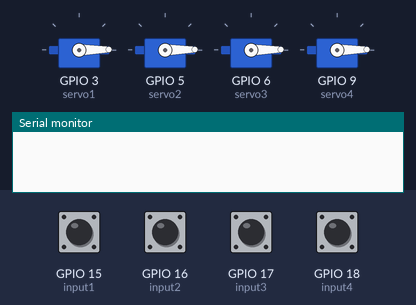
Bench run of a sketch on a simulated ESP32. On the bench: 4 × servo, the last lines printed to the serial monitor. The inputs (shaded band) are chosen by the test bench; at power-on: GPIO 15 (input1), GPIO 16 (input2), GPIO 17 (input3), GPIO 18 (input4) HIGH.

Above: at 1.2 s.
1.3 s: GPIO 15 (input1) pulled LOW for 0.15 s
At 1.5 s:
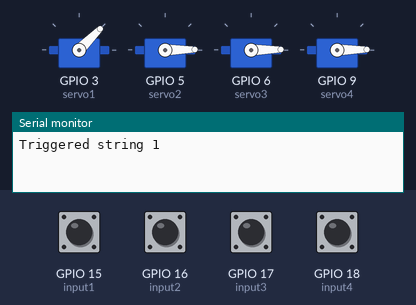
3.0 s: GPIO 16 (input2) pulled LOW for 0.15 s
At 3.2 s:
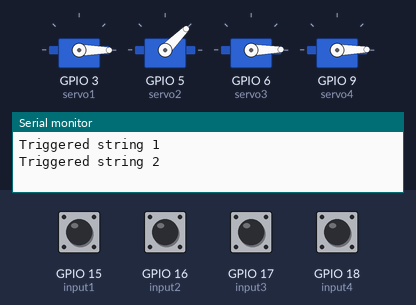
4.7 s: GPIO 17 (input3) pulled LOW for 0.15 s
At 4.9 s:
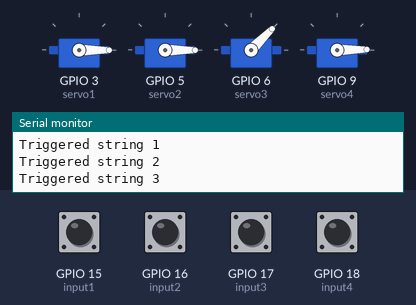
6.4 s: GPIO 18 (input4) pulled LOW for 0.15 s
At 7.8 s:
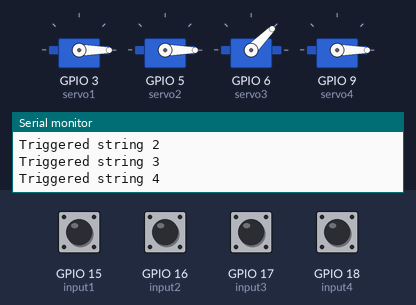
8.1 s: GPIO 15 (input1) pulled LOW for 1 s
At 9.15 s:
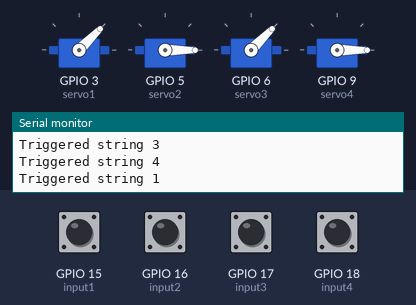
10.7 s: GPIO 16 (input2) pulled LOW for 1 s
At 11.75 s:
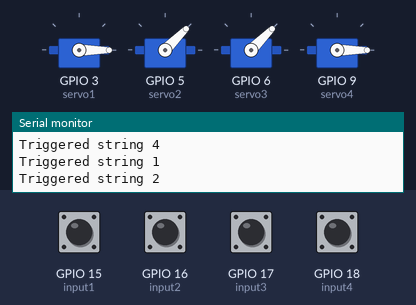
Timing chart, 0 to 13.7 s (numbered marks = the images above; inputs shaded):
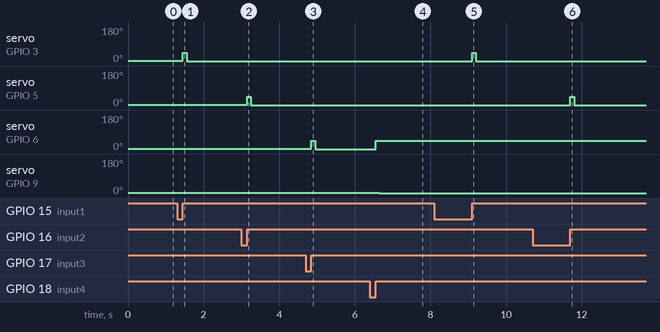

Measured:
- after the input at 1.3 s, servo on GPIO 3 (servo1): 1° → 45° after 0.15 s, → 0° 0.10 s later
- after the input at 3.0 s, servo on GPIO 5 (servo2): 1° → 45° after 0.15 s, → 0° 0.10 s later
- after the input at 4.7 s, servo on GPIO 6 (servo3): 1° → 45° after 0.15 s, → 0° 0.10 s later
- after the input at 6.4 s, servo on GPIO 6 (servo3): 0° → 45° after 0.15 s; servo on GPIO 9 (servo4): 1° → 0° after 0.25 s
- after the input at 8.1 s, servo on GPIO 3 (servo1): 0° → 45° after 1.0 s, → 0° 0.10 s later
- after the input at 10.7 s, servo on GPIO 5 (servo2): 0° → 45° after 1.0 s, → 0° 0.10 s later

The sketch:

servo_control.ino.ino
```cpp
#include <Servo.h>

////////////////////////////////////////////////////////////////
// Author: Paul Caroline
// Date: 06 May 2021
// Final Project: Servo Control
// MUSC 075 - Musical Interfaces in Robotics
/////////////////////////////////////////////////////////////////


#include <Servo.h>

// Define pins for capacitive touch
const int input1 = 15;
const int input2 = 16;
const int input3 = 17;
const int input4 = 18;

/*
* Set a threshold value to govern the difference between two touch signals
* that would be large enough to signify a stopped string.
*/
const int threshold = 50;

// Define current touch read values
int curr1;
int curr2;
int curr3;
int curr4;

// Define previous touch read values
int  prev1;
int  prev2;
int  prev3;
int  prev4;


// Define our servos
Servo servo1;
Servo servo2;
Servo servo3;
Servo servo4;


void setup() {
  Serial.begin(9600);


  // Define servo signal inputs
  servo1.attach(3);
  servo2.attach(5);
  servo3.attach(6);
  servo4.attach(9);

  // Set initial positions
  servo1.write(1);
  servo2.write(1);
  servo3.write(1);
  servo4.write(1);

  // Initialize touch read values
  curr1 = touchRead(input1);
  curr2 = touchRead(input2);
  curr3 = touchRead(input3);
  curr4 = touchRead(input4);
}

void loop() {
  // Save previous touch values
  prev1 = curr1;
  prev2 = curr2;
  prev3 = curr3;
  prev4 = curr4;

  // Read in new touch values
  curr1 = touchRead(input1);
  curr2 = touchRead(input2);
  curr3 = touchRead(input3);
  curr4 = touchRead(input4);

  // Check signal differences and pluck stopped strings
  if (curr1 - prev1 > threshold) {
    Serial.println("Triggered string 1");

    servo1.write(45);
    delay(100);
    servo1.write(0);
   }

  if (curr2 - prev2 > threshold) {
    Serial.println("Triggered string 2");

    servo2.write(45);
    delay( 100);
    servo2.write(0);
   }

  if (curr3 - prev3 > threshold) {
    Serial.println("Triggered string 3");

    servo3.write(45);
    delay(100);
    servo3.write(0);
   }

  if (curr4 - prev4 > threshold) {
    Serial.println("Triggered string 4");

    servo3.write(45);
    delay(100);
    servo4.write(0);
   }

}
```
